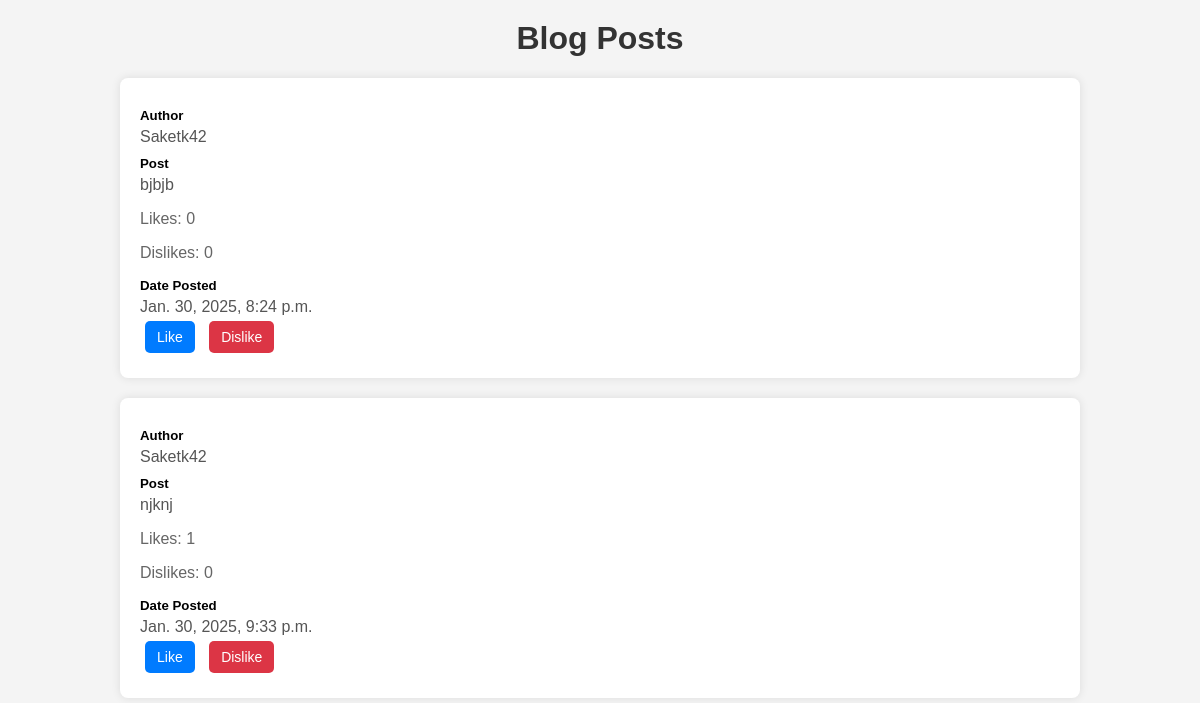
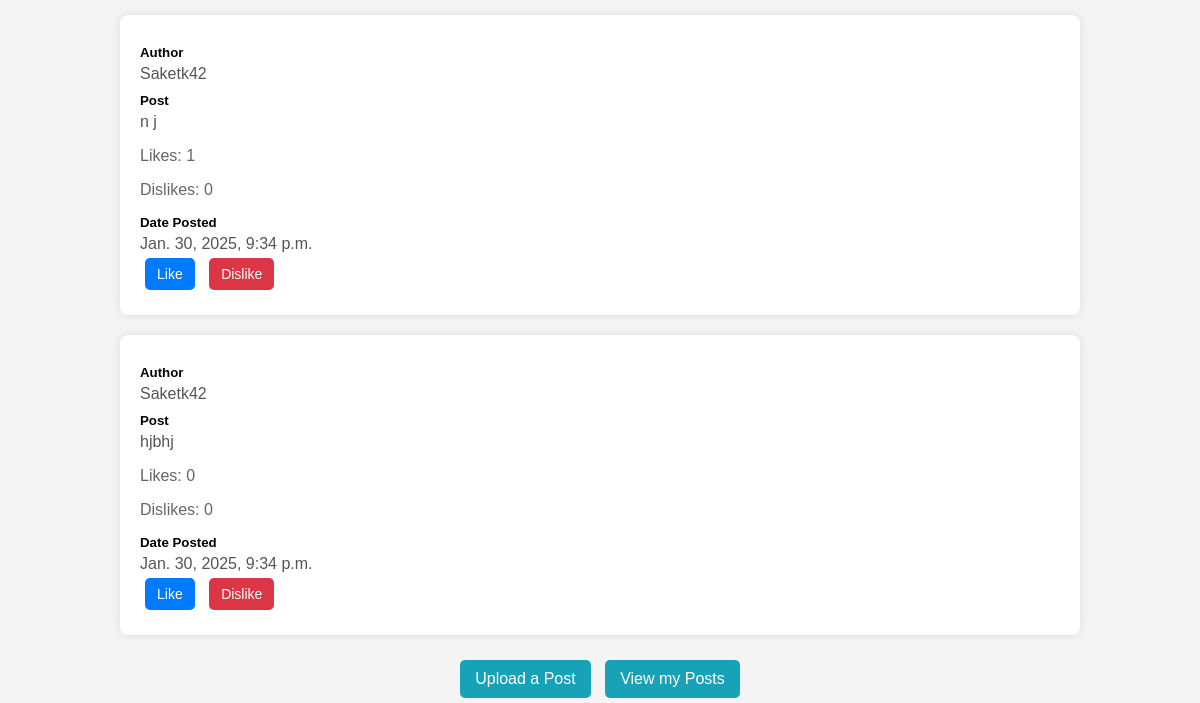
Page /dashboard/ on the earlier database version (2 pictures, top to bottom).
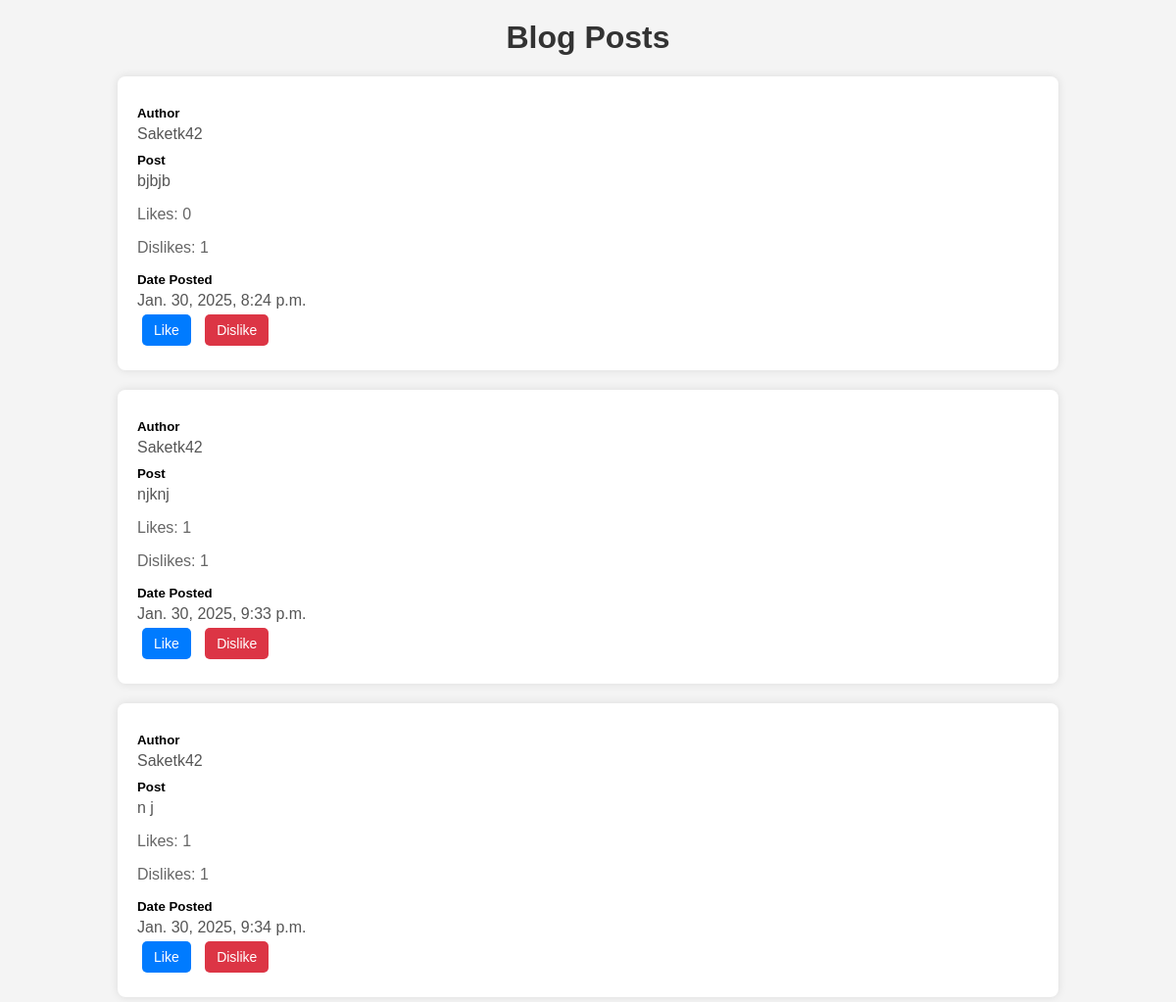
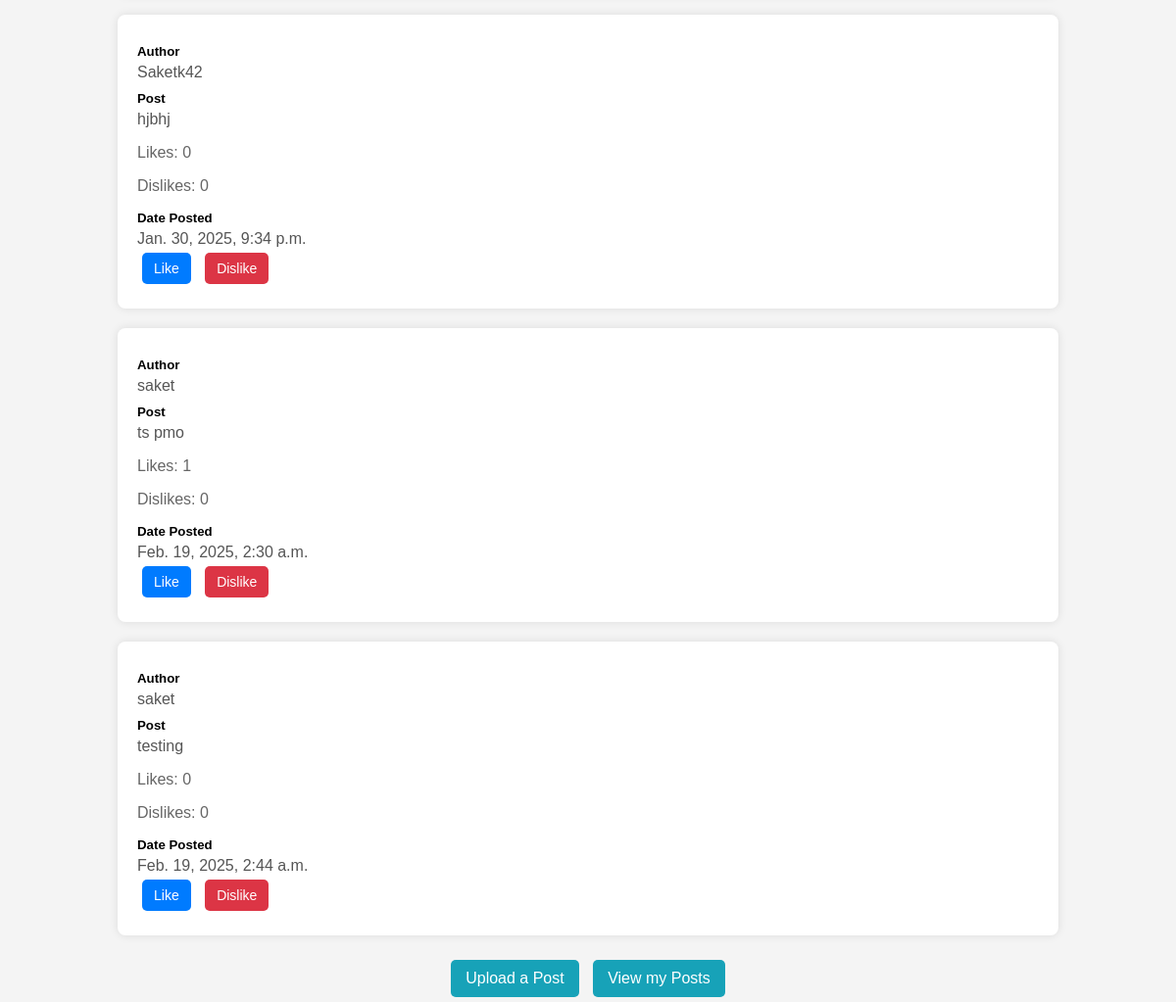
Same page on the later database version (2 pictures, top to bottom).
### blog/models.py (models this page shows, shortened)
class BlogPost(models.Model):
    author = models.ForeignKey(User, on_delete=models.CASCADE)
    content = models.TextField()
    created = models.DateTimeField(auto_now_add=True)
    likes = models.IntegerField(default = 0)
    dislikes = models.IntegerField(default = 0)

### blog/views.py (the view)
# urls.py: path('dashboard/', views.dashboard, name = 'dashboard'),
def dashboard(request):
    if request.method == "POST":
        form = BlogPostForm(request.POST)
        if form.is_valid():
            form.save()
            return redirect('dashboard')
    else:
        form = BlogPostForm()
    blogs = BlogPost.objects.all()
    return render(request, 'dashboard.html', {'blogs': blogs, 'form': form})

### blog/templates/dashboard.html (shortened to what this page needs)
<!DOCTYPE html>
<html>
<head>
    {% load static %}
    <link rel="stylesheet" type="text/css" href="{% static '../static/dashboard.css' %}">
</head>
<body>
    <div class="container">
        <h1 class="title">Blog Posts</h1>
        <ul class="blog-list">
            {% for blog in blogs %}
            <li class="blog-card">
                <h5 class="blog-author">Author</h5>
                <p class="author-name">{{ blog.author }}</p>
                <h5 class="blog-content">Post</h5>
                <p class="post-text">{{ blog.content }}</p>
                <p class="likes">Likes: {{ blog.likes }}</p>
                <p class="dislikes">Dislikes: {{ blog.dislikes }}</p>
                <h5 class="date-posted">Date Posted</h5>
                <p class="date">{{ blog.created }}</p>
                <form action="{% url 'like_post' blog.id %}" method="POST" class="like-form">
                    <button type="submit" class="like-btn">Like</button>
                </form>
                <form action="{% url 'dislike_post' blog.id %}" method="POST" class="dislike-form">
                    <button type="submit" class="dislike-btn">Dislike</button>
                </form>
            </li>
            {% endfor %}
        </ul>
        <div class="actions">
            <a href="{% url 'upload_post' %}" class="action-link">Upload a Post</a>
            <a href="{% url 'my_posts' %}" class="action-link">View my Posts</a>
        </div>
    </div>
</body>
</html>

Differences in the rows shown:
changed BlogPost "bjbjb": dislikes "0" → "1"
changed BlogPost "njknj": dislikes "0" → "1"
changed BlogPost (number 3 of 6 on the later page): dislikes "0" → "1"
added BlogPost: author "saket", content "ts pmo", likes "1", dislikes "0", created "Feb. 19, 2025, 2:30 a.m."
added BlogPost: author "saket", content "testing", likes "0", dislikes "0", created "Feb. 19, 2025, 2:44 a.m."
